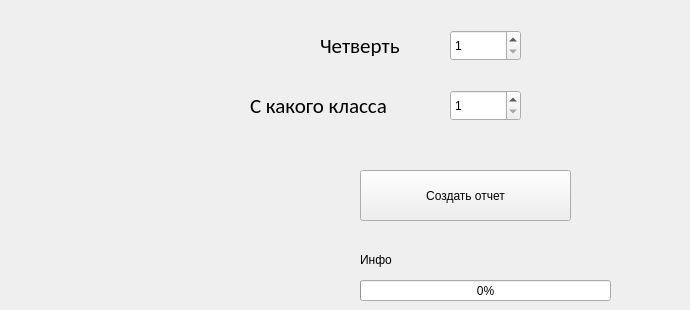
      <widget class="QWidget" name="report">
       <attribute name="title">
        <string>Отчет за четверть</string>
       </attribute>
       <widget class="QSpinBox" name="rep_term">
        <property name="geometry">
         <rect>
          <x>450</x>
          <y>30</y>
          <width>71</width>
          <height>31</height>
         </rect>
        </property>
        <property name="minimum">
         <number>1</number>
        </property>
        <property name="maximum">
         <number>4</number>
        </property>
       </widget>
       <widget class="QLabel" name="label_8">
        <property name="geometry">
         <rect>
          <x>320</x>
          <y>30</y>
          <width>111</width>
          <height>31</height>
         </rect>
        </property>
        <property name="font">
         <font>
          <family>Calibri</family>
          <pointsize>16</pointsize>
         </font>
        </property>
        <property name="text">
         <string>Четверть</string>
        </property>
       </widget>
       <widget class="QSpinBox" name="start_grade">
        <property name="geometry">
         <rect>
          <x>450</x>
          <y>90</y>
          <width>71</width>
          <height>31</height>
         </rect>
        </property>
        <property name="minimum">
         <number>1</number>
        </property>
        <property name="maximum">
         <number>11</number>
        </property>
       </widget>
       <widget class="QLabel" name="label_9">
        <property name="geometry">
         <rect>
          <x>250</x>
          <y>90</y>
          <width>181</width>
          <height>31</height>
         </rect>
        </property>
        <property name="font">
         <font>
          <family>Calibri</family>
          <pointsize>16</pointsize>
         </font>
        </property>
        <property name="text">
         <string>С какого класса</string>
        </property>
       </widget>
       <widget class="QProgressBar" name="rep_progressBar">
        <property name="geometry">
         <rect>
          <x>360</x>
          <y>280</y>
          <width>251</width>
          <height>21</height>
         </rect>
        </property>
        <property name="value">
         <number>0</number>
        </property>
        <property name="textVisible">
         <bool>true</bool>
        </property>
        <property name="invertedAppearance">
         <bool>false</bool>
        </property>
       </widget>
       <widget class="QPushButton" name="create_report">
        <property name="geometry">
         <rect>
          <x>360</x>
          <y>170</y>
          <width>211</width>
          <height>51</height>
         </rect>
        </property>
        <property name="text">
         <string>Создать отчет</string>
        </property>
        <property name="checkable">
         <bool>false</bool>
        </property>
       </widget>
       <widget class="QLabel" name="rep_pb_label">
        <property name="geometry">
         <rect>
          <x>360</x>
          <y>250</y>
          <width>321</width>
          <height>20</height>
         </rect>
        </property>
        <property name="text">
         <string>Инфо</string>
        </property>
       </widget>
      </widget>
